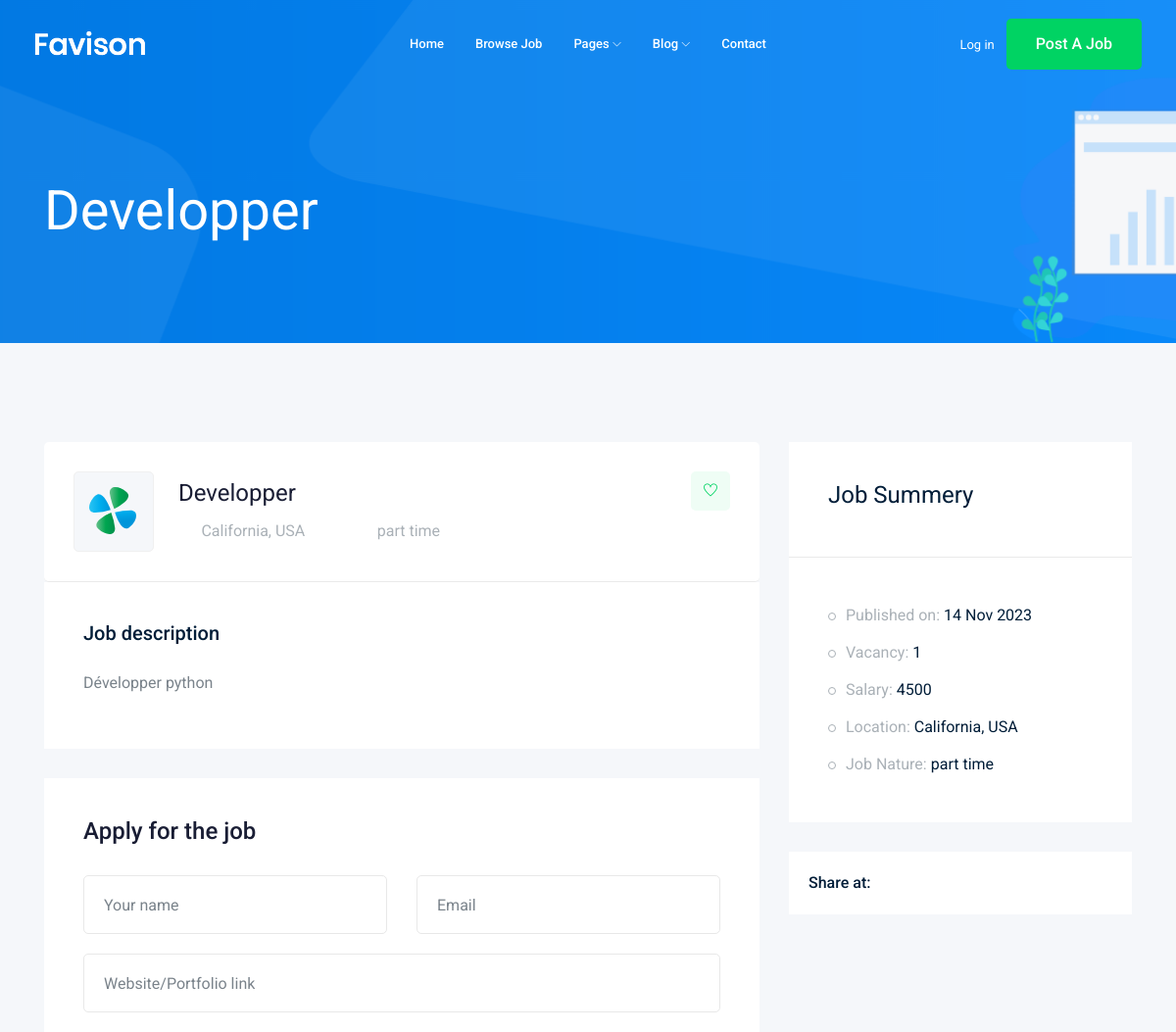
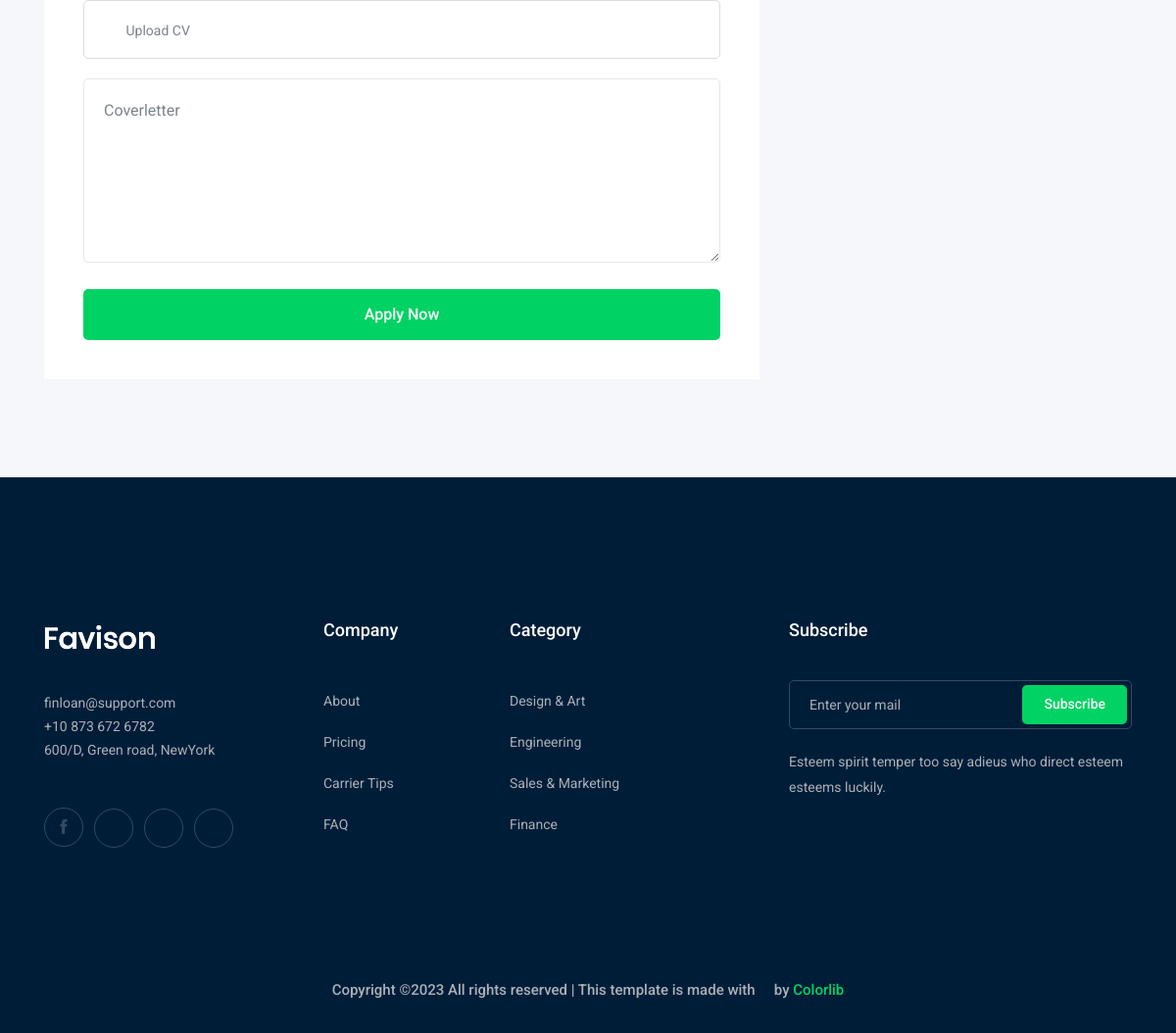
The page /jobs/developper on the database its author committed (2 pictures, top to bottom).
### job/models.py (models this page shows, shortened)
class Job(models.Model): # table
        owner =models.ForeignKey(User, related_name= 'job_owner', on_delete=models.CASCADE)
        title = models.CharField(max_length=100)    #culumn.
        job_type  = models.CharField(max_length=15, choices=JOB_TYPE)
        description = models.TextField(max_length=1000)
        published_at = models.DateTimeField(auto_now=True)
        vacancy = models.IntegerField(default=1)
        salary = models.IntegerField(default=0)
        experience = models.IntegerField(default=1)
        category = models.ForeignKey('Category',on_delete=models.CASCADE)
        image = models.ImageField(upload_to=image_upload)
        slug = models.SlugField(blank=True ,null=True)
        def __str__(self):
                return self.title

### job/views.py (the view)
# urls.py: path('<str:slug>',views.job_detail ,name='job_detail'),
def job_detail(request, slug):
    job_detail = Job.objects.get(slug=slug)
    if request.method=='POST' :
        form = ApplyForm(request.POST , request.FILES)
        if form.is_valid():
            myform = form.save(commit=False)
            myform.job = job_detail
            myform.save()
    else:
        form = ApplyForm()
    context = {'job':job_detail ,'form':form}
    return render(request,'job/job_detail.html',context)

### job/form.py
class ApplyForm(forms.ModelForm):
    class Meta:
        model = Apply
        fields = ['name','email','website','cv','cover_letter']

### job/templates/job/job_detail.html (shortened to what this page needs)
{%extends 'base.html'%}
{%block body %}
    <div class="bradcam_area bradcam_bg_1">
        <div class="container">
            <div class="row">
                <div class="col-xl-12">
                    <div class="bradcam_text">
                        <h3>{{job}}</h3>
                    </div>
                </div>
            </div>
        </div>
    </div>
    <div class="job_details_area">
        <div class="container">
            <div class="row">
                <div class="col-lg-8">
                    <div class="job_details_header">
                        <div class="single_jobs white-bg d-flex justify-content-between">
                            <div class="jobs_left d-flex align-items-center">
                                <div class="thumb">
                                    <img src="img/svg_icon/1.svg" alt="">
                                </div>
                                <div class="jobs_conetent">
                                    <a href="#"><h4>{{job}}</h4></a>
                                    <div class="links_locat d-flex align-items-center">
                                        <div class="location">
                                            <p> <i class="fa fa-map-marker"></i> California, USA</p>
                                        </div>
                                        <div class="location">
                                            <p> <i class="fa fa-clock-o"></i> {{job.job_type}} </p>
                                        </div>
                                    </div>
                                </div>
                            </div>
                            <div class="jobs_right">
                                <div class="apply_now">
                                    <a class="heart_mark" href="#"> <i class="ti-heart"></i> </a>
                                </div>
                            </div>
                        </div>
                    </div>
                    <div class="descript_wrap white-bg">
                        <div class="single_wrap">
                            <h4>Job description</h4>
                            <p> {{job.description}} </p>
                        </div>
                    </div>
                    <div class="apply_job_form white-bg">
                        <h4>Apply for the job</h4>
                        <form action="#">
                            <div class="row">
                                <div class="col-md-6">
                                    <div class="input_field">
                                        <input type="text" placeholder="Your name">
                                    </div>
                                </div>
                                <div class="col-md-6">
                                    <div class="input_field">
                                        <input type="text" placeholder="Email">
                                    </div>
                                </div>
                                <div class="col-md-12">
                                    <div class="input_field">
                                        <input type="text" placeholder="Website/Portfolio link">
                                    </div>
                                </div>
                                <div class="col-md-12">
                                    <div class="input-group">
                                        <div class="input-group-prepend">
                                          <button type="button" id="inputGroupFileAddon03"><i class="fa fa-cloud-upload" aria-hidden="true"></i>
                                          </button>
                                        </div>
                                        <div class="custom-file">
                                          <label class="custom-file-label" for="inputGroupFile03">Upload CV</label>
                                        </div>
                                      </div>
                                </div>
                                <div class="col-md-12">
                                    <div class="input_field">
                                        <textarea name="#" id="" cols="30" rows="10" placeholder="Coverletter"></textarea>
                                    </div>
                                </div>
                                <div class="col-md-12">
                                    <div class="submit_btn">
                                        <button class="boxed-btn3 w-100" type="submit">Apply Now</button>
                                    </div>
                                </div>
                            </div>
                        </form>
                    </div>
                </div>
                <div class="col-lg-4">
                    <div class="job_sumary">
                        <div class="summery_header">
                            <h3>Job Summery</h3>
                        </div>
                        <div class="job_content">
                            <ul>
                                <li>Published on: <span>{{job.published_at | date:"d M o"}}</span></li>
                                <li>Vacancy: <span>{{job.vacancy}}</span></li>
                                <li>Salary: <span>{{job.salary}}</span></li>
                                <li>Location: <span>California, USA</span></li>
                                <li>Job Nature: <span> {{job.job_type}}</span></li>
                            </ul>
                        </div>
                    </div>
                    <div class="share_wrap d-flex">
                        <span>Share at:</span>
                        <ul>
                            <li><a href="#"> <i class="fa fa-facebook"></i></a> </li>
                            <li><a href="#"> <i class="fa fa-google-plus"></i></a> </li>
                            <li><a href="#"> <i class="fa fa-twitter"></i></a> </li>
                            <li><a href="#"> <i class="fa fa-envelope"></i></a> </li>
                        </ul>
                    </div>
                    <div class="job_location_wrap">
                        <div class="job_lok_inner">
                            <div id="map" style="height: 200px;"></div>
                          </div>
                    </div>
                </div>
            </div>
        </div>
    </div>
{%endblock body%}

### rows shown on the page
Job: title "Developper", job_type "part time", description "Développer python", published_at "14 Nov 2023", vacancy "1", salary "4500"
